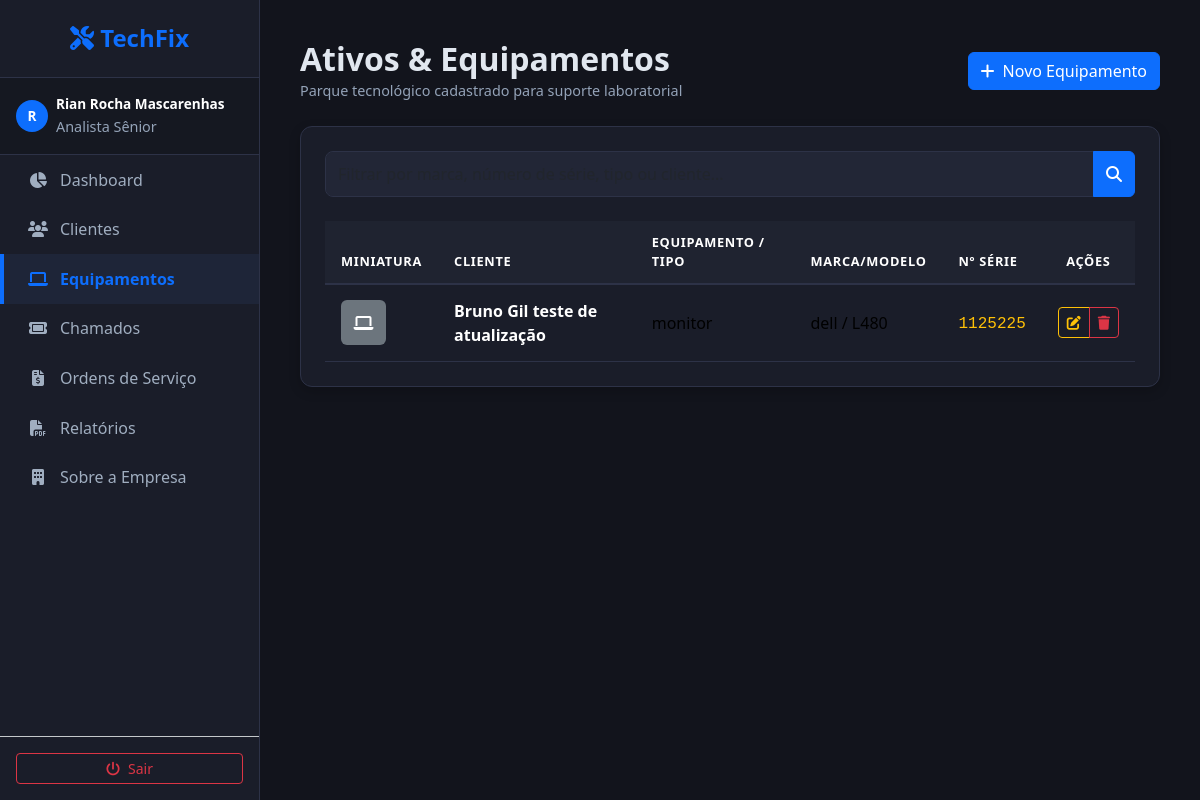
Screenshot of /pages/equipamentos.php (signed in) with the database file from the repository.
### tables this page shows
CREATE TABLE equipamentos (
        id INTEGER PRIMARY KEY AUTOINCREMENT,
        cliente_id INTEGER NOT NULL,
        tipo TEXT NOT NULL,
        marca TEXT,
        modelo TEXT,
        numero_serie TEXT,
        defeito TEXT,
        foto TEXT,
        data_cadastro DATETIME DEFAULT CURRENT_TIMESTAMP,
        FOREIGN KEY (cliente_id) REFERENCES clientes(id) ON DELETE CASCADE
    );

CREATE TABLE clientes (
        id INTEGER PRIMARY KEY AUTOINCREMENT,
        nome TEXT NOT NULL,
        email TEXT NOT NULL,
        telefone TEXT,
        endereco TEXT,
        data_cadastro DATETIME DEFAULT CURRENT_TIMESTAMP
    );

### pages/equipamentos.php (the view, shortened to what this page needs)
<?php
require_once __DIR__ . '/../includes/db.php';
require_once __DIR__ . '/../includes/header.php';
$busca = trim($_GET['search'] ?? '');
if (!empty($busca)) {
    $stmt = $pdo->prepare("SELECT eq.*, cl.nome as cliente_nome FROM equipamentos eq JOIN clientes cl ON eq.cliente_id = cl.id WHERE eq.tipo LIKE :b OR eq.marca LIKE :b OR eq.modelo LIKE :b OR cl.nome LIKE :b ORDER BY eq.id DESC");
    $stmt->execute([':b' => "%$busca%"]);
} else {
    $stmt = $pdo->query("SELECT eq.*, cl.nome as cliente_nome FROM equipamentos eq JOIN clientes cl ON eq.cliente_id = cl.id ORDER BY eq.id DESC");
}
$equipamentos = $stmt->fetchAll();
?>
<div class="d-flex justify-content-between align-items-center mb-4">
    <div>
        <h2 class="m-0 fw-bold">Ativos & Equipamentos</h2>
        <small class="text-muted">Parque tecnológico cadastrado para suporte laboratorial</small>
    </div>
    <a href="equipamento_novo.php" class="btn btn-primary"><i class="fa-solid fa-plus me-2"></i>Novo Equipamento</a>
</div>
<div class="custom-card">
    <form action="equipamentos.php" method="GET" class="mb-4">
        <div class="input-group">
            <input type="text" class="form-control" name="search" value="<?= htmlspecialchars($busca, ENT_QUOTES, 'UTF-8'); ?>" placeholder="Filtrar por marca, número de série, tipo ou cliente...">
            <button class="btn btn-primary" type="submit"><i class="fa-solid fa-magnifying-glass"></i></button>
        </div>
    </form>
    <div class="table-responsive">
        <table class="table table-hover m-0">
            <thead>
                <tr>
                    <th>Miniatura</th>
                    <th>Cliente</th>
                    <th>Equipamento / Tipo</th>
                    <th>Marca/Modelo</th>
                    <th>Nº Série</th>
                    <th class="text-center">Ações</th>
                </tr>
            </thead>
            <tbody>
                <?php if(count($equipamentos) == 0): ?>
                    <tr><td colspan="6" class="text-center text-muted py-4">Nenhum equipamento listado.</td></tr>
                <?php else: ?>
                    <?php foreach($equipamentos as $eq): ?>
                        <tr>
                            <td>
                                <?php if(!empty($eq['foto']) && file_exists(__DIR__ . '/../' . $eq['foto'])): ?>
                                    <img src="../<?= $eq['foto']; ?>" class="img-thumbnail-custom">
                                <?php else: ?>
                                    <div class="bg-secondary text-white rounded d-flex align-items-center justify-content-center" style="width:45px; height:45px;"><i class="fa-solid fa-laptop"></i></div>
                                <?php endif; ?>
                            </td>
                            <td><strong class="text-white"><?= htmlspecialchars($eq['cliente_nome'], ENT_QUOTES, 'UTF-8'); ?></strong></td>
                            <td><?= htmlspecialchars($eq['tipo'], ENT_QUOTES, 'UTF-8'); ?></td>
                            <td><?= htmlspecialchars($eq['marca'] . ' / ' . $eq['modelo'], ENT_QUOTES, 'UTF-8'); ?></td>
                            <td><span class="font-monospace text-warning"><?= htmlspecialchars($eq['numero_serie'] ?? 'N/A', ENT_QUOTES, 'UTF-8'); ?></span></td>
                            <td class="text-center">
                                <div class="btn-group">
                                    <a href="equipamento_editar.php?id=<?= $eq['id']; ?>" class="btn btn-sm btn-outline-warning"><i class="fa-solid fa-pen-to-square"></i></a>
                                    <a href="equipamentos.php?excluir=<?= $eq['id']; ?>" class="btn btn-sm btn-outline-danger" onclick="return confirm('Excluir este ativo apagará todas as O.S vinculadas. Continuar?');"><i class="fa-solid fa-trash"></i></a>
                                </div>
                            </td>
                        </tr>
                    <?php endforeach; ?>
                <?php endif; ?>
            </tbody>
        </table>
    </div>
</div>
<?php require_once __DIR__ . '/../includes/footer.php'; ?>

### assets/css/style.css (style rules this page uses)
:root { --bg-main: #12141c; --bg-card: #1a1d29; --border-color: #2d3247; --text-primary: #e1e7ef; --text-secondary: #cbd5e1; --sidebar-width: 260px; }
body { background-color: var(--bg-main); color: var(--text-primary); font-family: 'Segoe UI', system-ui, sans-serif; overflow-x: hidden; }
.custom-card { background-color: var(--bg-card); border: 1px solid var(--border-color); border-radius: 12px; padding: 1.5rem; margin-bottom: 1.5rem; box-shadow: 0 4px 12px rgba(0,0,0,0.2); transition: transform 0.25s ease, box-shadow 0.25s ease, border-color 0.25s ease; }
small.text-muted { color: #94a3b8 !important; font-size: 0.9rem; display: inline-block; margin-top: 2px; }
.form-control, .form-select { background-color: #222636; border: 1px solid var(--border-color); color: var(--text-primary); border-radius: 8px; padding: 0.6rem 0.75rem; transition: all 0.2s ease; }
.table { color: var(--text-primary); border-color: var(--border-color); margin-bottom: 0; }
.table th { background-color: #1f2330; color: #ffffff !important; border-bottom: 2px solid var(--border-color); text-transform: uppercase; font-size: 0.8rem; letter-spacing: 0.7px; padding: 12px 16px; }
.table td { background-color: var(--bg-card); border-bottom: 1px solid var(--border-color); vertical-align: middle; padding: 14px 16px; transition: background-color 0.2s ease; }

### rows the page displays
equipamentos: cliente.nome "Bruno Gil teste de atualização", tipo "monitor", marca+modelo "dell / L480", numero_serie "1125225"

### other values shown
substr($_SESSION['usuario_nome'] ?? 'A', 0, 1) "R"
$_SESSION['usuario_nome'] "Rian Rocha Mascarenhas"
